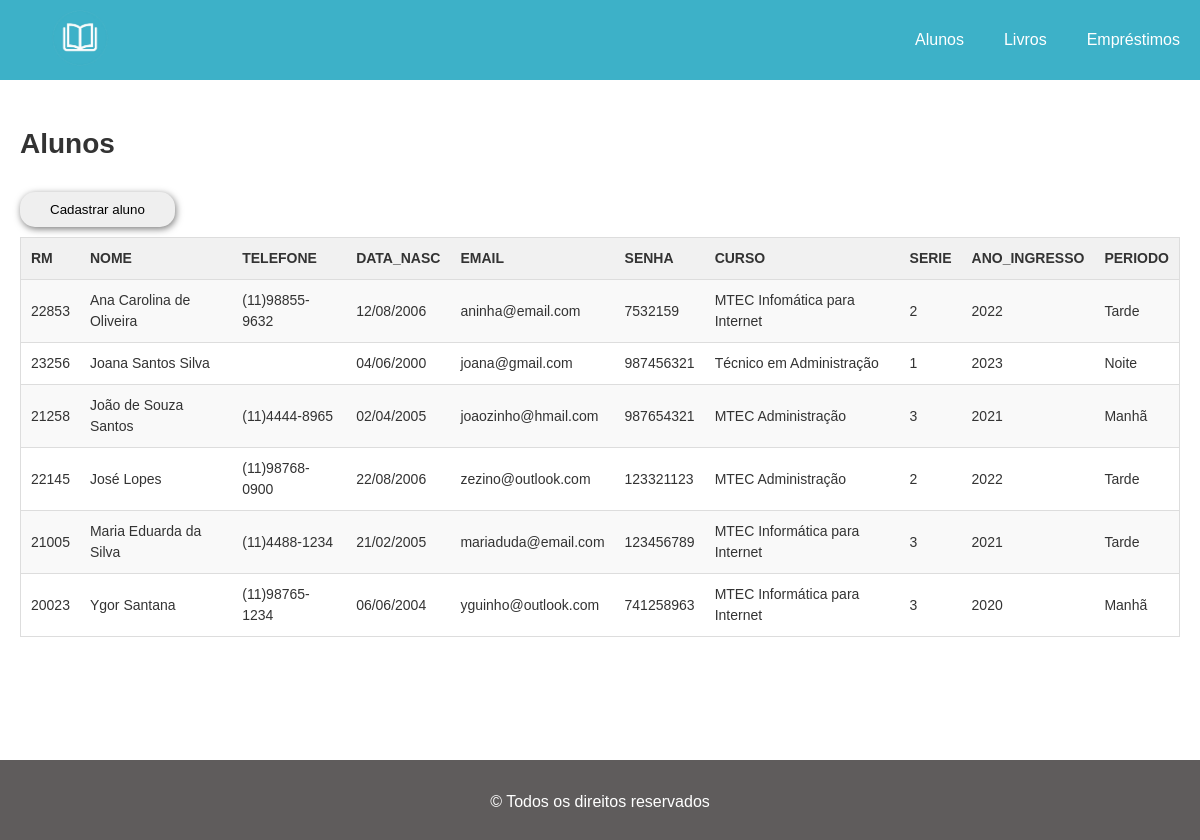
/?pagina=alunos, run on an earlier commit of the app's database.
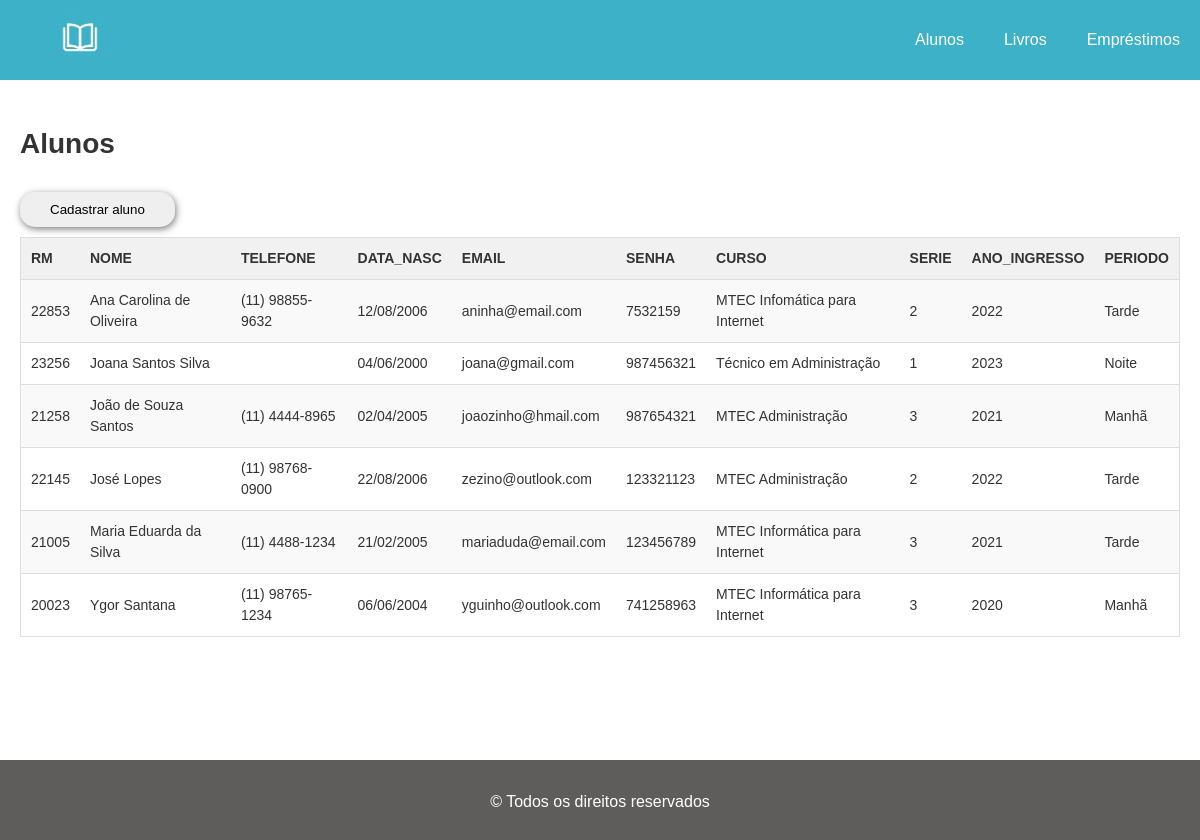
And on a later commit of the database.
### tables this page shows
CREATE TABLE ALUNO(
	RM INT NOT NULL,
    NOME VARCHAR(60) NOT NULL,
    TELEFONE VARCHAR(15) NOT NULL,  
    DATA_NASC DATE NOT NULL,
    EMAIL VARCHAR(100) NOT NULL,
    SENHA VARCHAR(32) NOT NULL,
    CURSO VARCHAR(40) NOT NULL,
    SERIE CHAR(1) NOT NULL, 
    ANO_INGRESSO year NOT NULL,
    PERIODO CHAR(5) NOT NULL,
    PRIMARY KEY (RM)
);

### views/alunos.php (the view)
<?php
    $query = "SELECT * FROM ALUNO ORDER BY NOME";
    $consulta_alunos = mysqli_query($conexao, $query);
?>
<h2>Alunos</h2>
<a href="?pagina=form_aluno"><button class="cadastrar">Cadastrar aluno</button></a>
<table>
    <tr>
      <th>RM</th>
      <th>NOME</th>
      <th>TELEFONE</th>
      <th>DATA_NASC</th>
      <th>EMAIL</th>
      <th>SENHA</th>
      <th>CURSO</th>
      <th>SERIE</th>
      <th>ANO_INGRESSO</th>
      <th>PERIODO</th>
   </tr>
   <?php
        while ($linha = mysqli_fetch_array($consulta_alunos)) {
            $data_nasc = new DateTimeImmutable($linha['DATA_NASC']);
            echo "<tr>";
                echo '<td>' . $linha["RM"] . '</td>';
                echo '<td>' . $linha["NOME"] . '</td>';
                echo '<td>' . $linha["TELEFONE"] . '</td>';
                echo '<td>' . $data_nasc->format('d/m/Y') .'</td>';
                echo '<td>' . $linha["EMAIL"] . '</td>';
                echo '<td>' . $linha["SENHA"] . '</td>';
                echo '<td>' . $linha["CURSO"] . '</td>';
                echo '<td>' . $linha["SERIE"] . '</td>';
                echo '<td>' . $linha["ANO_INGRESSO"] . '</td>';
                echo '<td>' . $linha["PERIODO"] . '</td>';
            echo "</tr>";
        }
   ?>
</table>

### index.php (shortened to what this page needs)
<!DOCTYPE html>
<html lang="pt-br">
<head>
    <link rel="stylesheet" href="estilos/base-site.css">
    <link rel="stylesheet" href="estilos/table.css">
    <link rel="stylesheet" href="estilos/form.css">
</head>
<body>
    <?php
        include('database/db.php');
        include('navbar.php')
    ?>
    <main>
        <?php
            if (isset($_GET['pagina'])) {
                $pagina = $_GET['pagina'];
            } else {
                $pagina = 'home';
            }
            switch ($pagina) {
                case 'alunos':
                    include_once('views/alunos.php');
                    break;
            }
        ?>
    </main>
    <?php include('footer.php') ?>
</body>
</html>

### navbar.php
<nav>
    <div class="img_logo"><a href="?pagina=home"><img src="img/biblioteca-logo.png" alt="Logo da bibliotec"></a></div>
    <ul class="nav-itens">
        <li class="nav-item"><a href="?pagina=alunos">Alunos</a></li>
        <li class="nav-item"><a href="?pagina=livros">Livros</a></li>
        <li class="nav-item"><a href="?pagina=emprestimos">Empréstimos</a></li>
    </ul>
</nav>

### footer.php
<footer>
    <p>© Todos os direitos reservados</p>
</footer>

### estilos/base-site.css (style rules this page uses)
* { margin: 0; padding: 0; font-family: Arial, Helvetica, sans-serif; }
nav { width: 100%; min-height: 80px; background: rgba(61,177,200,255); color: white; }
nav div.img_logo { width: 80px; height: 80px; float: left; margin-left: 40px; display: flex; justify-content: center; align-items: center; }
div.img_logo img { height: 60px; }
.nav-itens { float: right; list-style: none; height: 80px; width: auto; display: flex; align-items: center; }
.nav-item { display: inline; margin-inline-start: 20px; margin-inline-end: 20px; }
.nav-item a { color: white; text-decoration: none; }
main { padding: 20px; min-height: 80vh; font-size: 16px; }
h2 { font-size: 1.75rem; color: #333; padding: 1em 0 0.8em 0; }
p { font-size: 1rem; padding: 1em 0 0.8em 0; }
button.cadastrar { margin: 10px 0 10px 0; padding: 10px 30px 10px 30px; border-radius: 15px; outline: none; border: none; box-shadow: 1px 2px 7px rgb(123, 123, 123); cursor: pointer; }
footer { width: 100%; height: 80px; display: flex; justify-content: center; align-items: center; background: rgb(95, 92, 92); color: white; }

### estilos/table.css (style rules this page uses)
table { width: 100%; font-size: 14px; line-height: 1.5; border-collapse: collapse; border-spacing: 0; background: #ffffff; border: 1px solid #ddd; }
th { text-align: left; padding: 10px; background-color: #f1f1f1; }
tr:nth-child(even) { background-color: #f9f9f9; }
td { padding: 10px; border-top: 1px solid #ddd; border-bottom: 1px solid #ddd; }

### estilos/form.css (style rules this page uses)
body { background-color: #fff; color: #333; }

What changed in the data, as far as the page shows it:
changed aluno "Ana Carolina de Oliveira": TELEFONE "(11)98855-9632" → "(11) 98855-9632"
changed aluno "João de Souza Santos": TELEFONE "(11)4444-8965" → "(11) 4444-8965"
changed aluno "José Lopes": TELEFONE "(11)98768-0900" → "(11) 98768-0900"
changed aluno "Maria Eduarda da Silva": TELEFONE "(11)4488-1234" → "(11) 4488-1234"
changed aluno "Ygor Santana": TELEFONE "(11)98765-1234" → "(11) 98765-1234"
